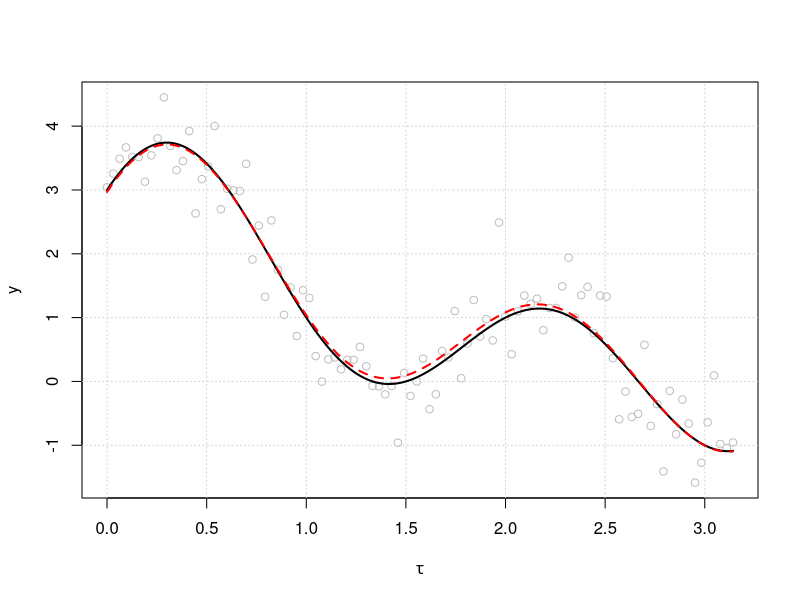
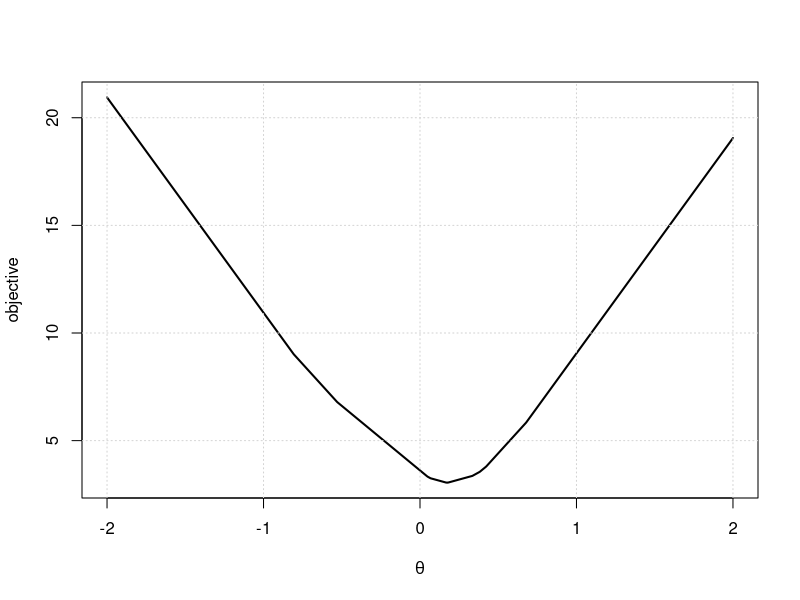
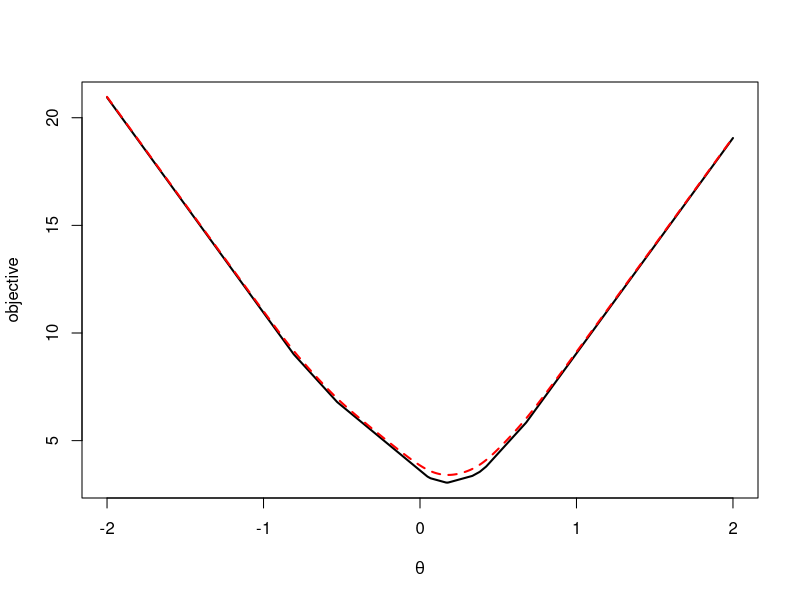
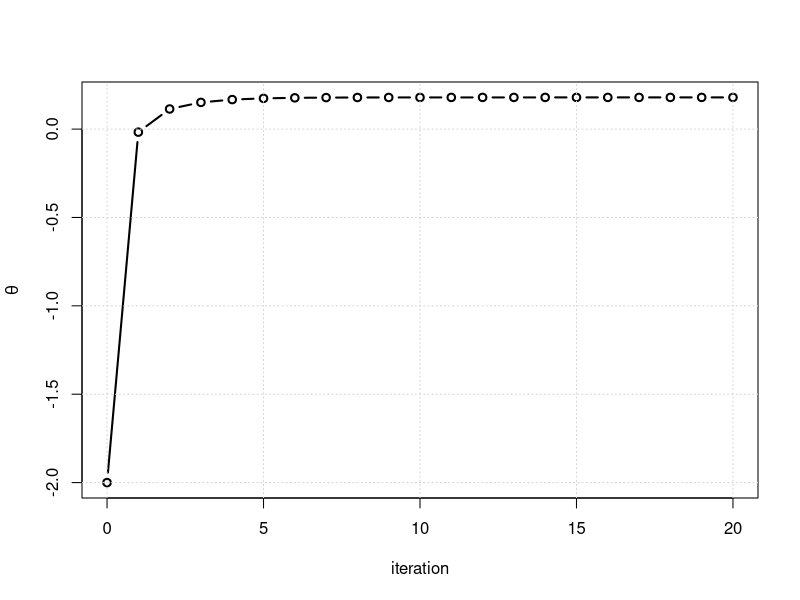
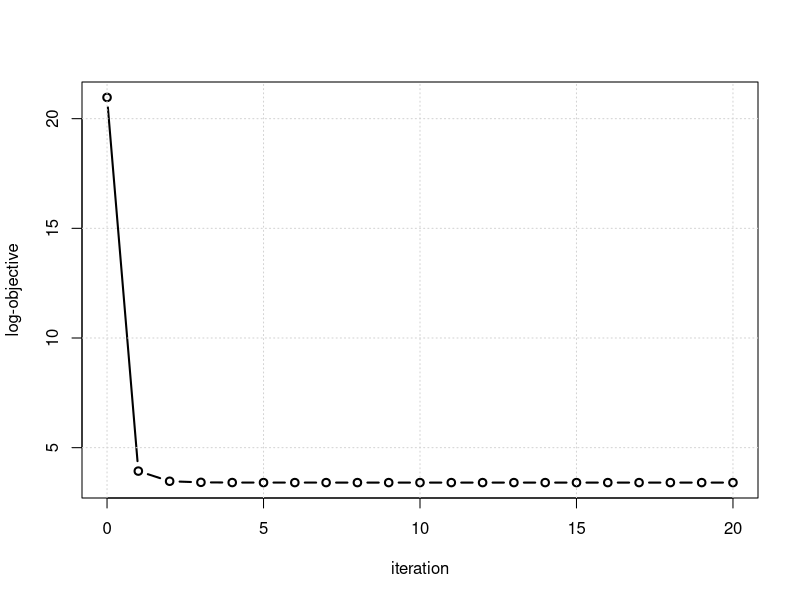

These charts were generated, in order, by the following R code:
## ---- chunk 1
knitr::opts_chunk$set(echo = TRUE)
## ---- chunk 2
# Set the number n
nn <- 100
# Generate the points
tau <- seq(0,pi,length.out=nn)
## ---- chunk 3
tau
## ---- chunk 4
# Begin by generating a column of 1s
XX <- cbind(rep(1,nn))
# Make a for loop to bind columns with cos and sin values of increasing frequency
for (kk in 1:2) {
  XX <- cbind(XX,sin(pi/2*tau*kk),cos(pi/2*tau*kk))
}
# Inspect the first 5 rows of XX
head(XX)
## ---- chunk 5
# Make theta vector
theta <- matrix(rep(1,5),5,1)
# Set a random seed
set.seed(200)
# Generate the y values
yy <- XX%*%theta + rnorm(nn,0,sqrt(1/4))
## ---- chunk 6
# Compute the ordinary least squares estimate
theta_ols <- solve(t(XX)%*%XX)%*%t(XX)%*%yy
# Inspect the obtained estimates
theta_ols
## ---- chunk 7
# Plot the data points
plot(tau,yy,col='grey',
     xlab=expression(tau),ylab='y')
# Plot a grid in the background
grid()
# Make a dummy tau sequence for your plotting device
dum <- seq(0,pi,length.out = 1000)
# Initialize a vector of alpha (theta[1]) to store the true model values
y_true <- rep(theta[1],1000)
# Add the sin and cos values to your model
for (kk in 1:2) {
  y_true <- y_true + theta[2*kk-1]*sin(pi/2*dum*kk) + theta[2*kk]*cos(pi/2*dum*kk)
}
# Plot the true curve on top of your points, in black
lines(dum,y_true,col='black',lwd=2)
# Initialize a vector of alpha* (theta_ols[1]) to store the ols model values
y_ols <- rep(theta_ols[1],1000)
# Add the sin and cos values to your model
for (kk in 1:2) {
  y_ols <- y_ols + theta_ols[2*kk-1]*sin(pi/2*dum*kk) + theta_ols[2*kk]*cos(pi/2*dum*kk)
}
# Plot the fitted curve on top of your points, in red
lines(dum,y_ols,col='red',lwd=2,lty=2)
## ---- chunk 8
# Set the number of observations to generate
nn <- 10
# Set a random seed
set.seed(200)
# Generate the uniformly distributed
yy <- 2*runif(nn)-1
## ---- chunk 9
# Make a dummy y sequence for your plotting device
dum <- seq(-2,2,length.out = 1000)
# Make a function that computes the objective value for any value of theta
objective <- function(theta) {
  sum(abs(yy-theta))
}
# Evaluate the objective function at each value of dum and store it in ff
ff <- sapply(dum,objective)
# Plot the objective function against the dummy sequence
plot(dum,ff,type='l',lwd=2,
     xlab=expression(theta),ylab='objective')
grid()
## ---- chunk 10
# Plot the objective function again
plot(dum,ff,type='l',lwd=2,
     xlab=expression(theta),ylab='objective')
# Set the value of epsilon
epsilon <- 0.01
# Make a function that computes the approximate objective value for any value of theta
approx_obj <- function(theta) {
  sum(sqrt((yy-theta)^2+epsilon))
}
# Evaluate the approximate objective function at each value of dum and store it in ff_eps
ff_eps <- sapply(dum,approx_obj)
# Plot the approximate objective function, in red
lines(dum,ff_eps,col='red',lwd=2,lty=2)
## ---- chunk 11
# Initialize the solution sequence with a theta^(0)=-2
theta_seq <- c(-2)
# Initialize the approximate objective sequence with the value evaluated at theta = -2
obj_seq <- c(approx_obj(-2))
# Set the number of iterations R
RR <- 20
# Begin the MM algorithm loop
for (rr in 2:(RR+1)) {
  # Compute the vector of weights
  ww <- 1/sqrt((yy-theta_seq[rr-1])^2+epsilon)
  # Compute the MM algorithm solution at the current iteration
  theta_seq[rr] <- sum(ww*yy)/sum(ww)
  # Compute the current approximate objective value
  obj_seq[rr] <- approx_obj(theta_seq[rr])
}
# Plot the solution sequence
plot(0:RR,theta_seq,type='b',lwd=2,cex=1,
     xlab='iteration',ylab=expression(theta))
grid()
# Plot the approximate objective value sequence
plot(0:RR,obj_seq,type='b',lwd=2,cex=1,
     xlab='iteration',ylab='log-objective')
grid()
## ---- chunk 12
# Print the final MM algorithm solution
theta_seq[RR+1]
# Compute the median using the function in R
median(yy)
